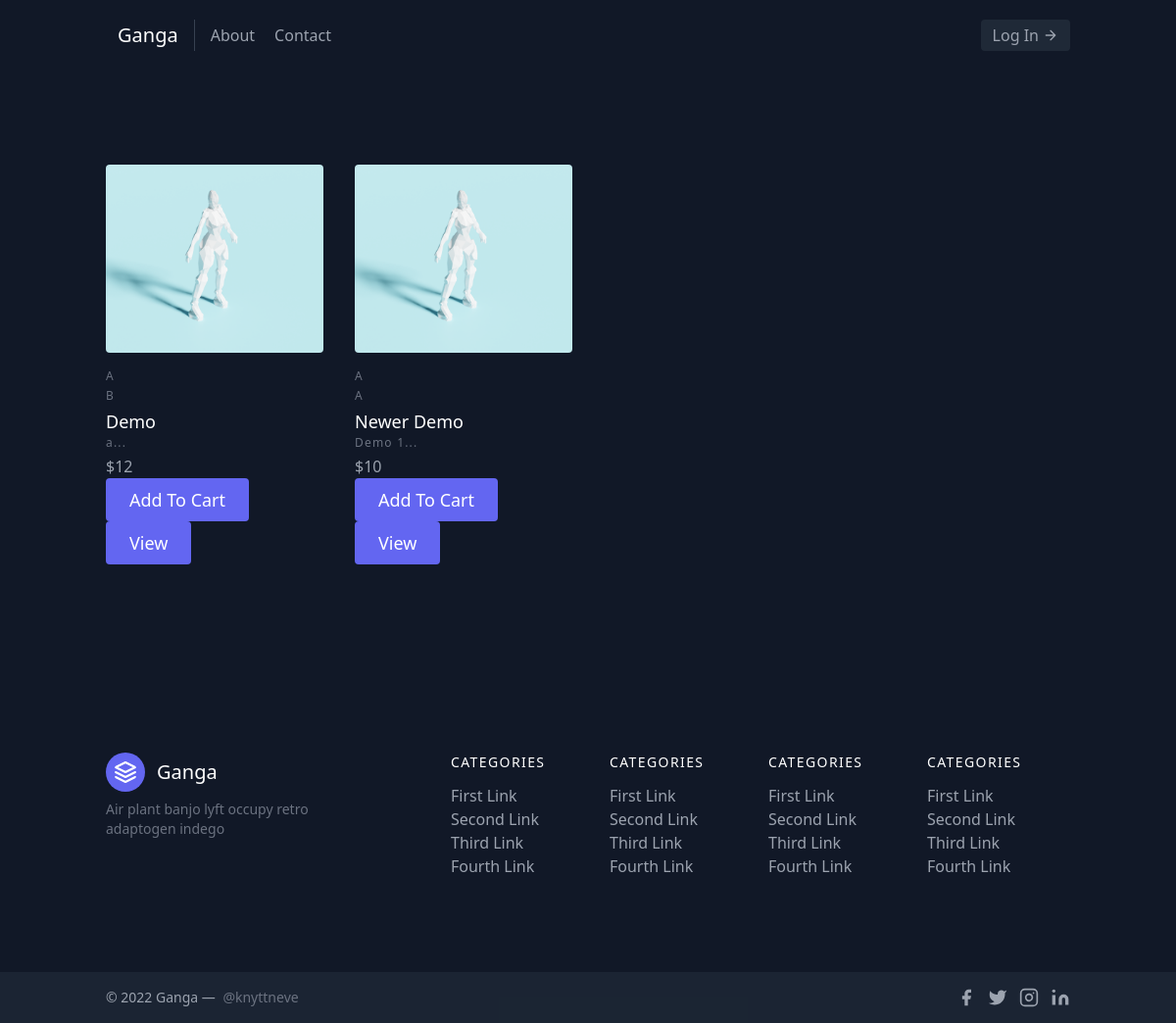
The app's page /shop/, older data.
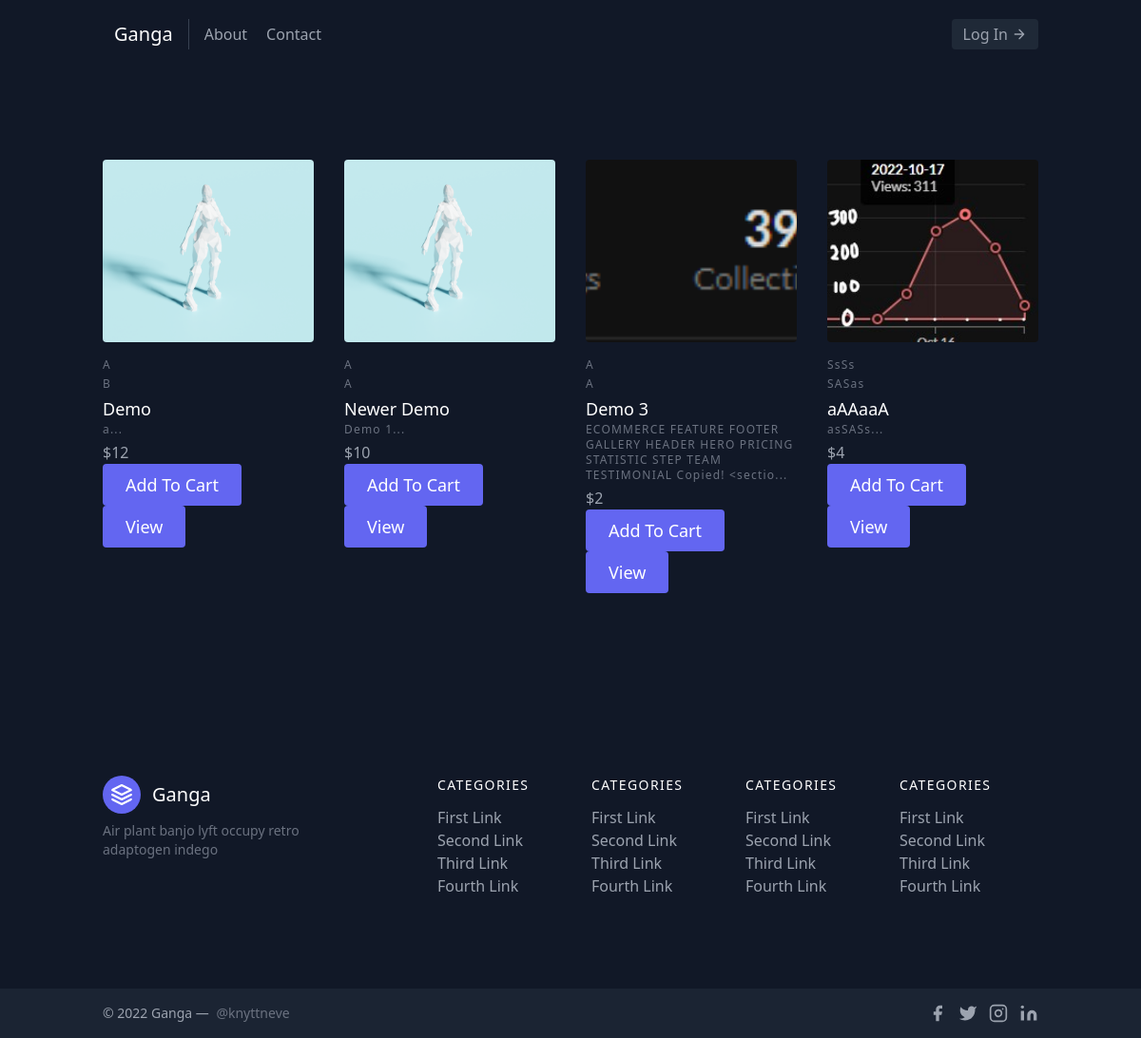
The same page, newer data.
### shop/models.py (models this page shows, shortened)
class Product(models.Model):
    product_id = models.AutoField
    product_name = models.CharField(max_length=50)
    desc = models.CharField(max_length=600)
    publish_date = models.DateField()
    category = models.CharField(max_length=50,default="")
    subcategory = models.CharField(max_length=50,default="")
    price = models.IntegerField(default=0)
    image = models.ImageField(upload_to="shop/images",default="")

### shop/views.py (the view)
# urls.py: path("",views.index,name="BlogHome"),
def index(requests):
    products = Product.objects.all()
    for product in products:
        product.desc = product.desc[0:100]
    params = {'products':products}
    params = _addUser(params)
    return render(requests,"shop/index.html",params)

### shop/views.py (called while the page is built)
def _addUser(params={}):
    if USER:
        params['user'] = USER
    return params

### shop/templates/shop/index.html (shortened to what this page needs)
{% extends 'shop/basic.html'%}
{% load static %}
{% block body%}
<section class="text-gray-400 bg-gray-900 body-font">
	<div class="container px-5 py-24 mx-auto">
		<div class="flex flex-wrap -m-4">
			{% for product in products %}
			<div class="lg:w-1/4 md:w-1/2 p-4 w-full">
				<a class="block relative h-48 rounded overflow-hidden">
					<img alt="ecommerce" class="object-cover object-center w-full h-full block"
						src="{{ product.image }}">
				</a>
				<div class="mt-4">
					<h3 class="text-gray-500 text-xs tracking-widest title-font mb-1">{{ product.category }}</h3>
					<h3 class="text-gray-500 text-xs tracking-widest title-font mb-1">{{ product.subcategory }}</h3>
					<h2 class="text-white title-font text-lg font-medium">{{product.product_name}}</h2>
					<h3 class="text-gray-500 text-xs tracking-widest title-font mb-1">{{ product.desc}}...</h3>
					<p class="mt-1">${{product.price}}</p>
				</div>
				<button id="{{product.id}}" name="add-cart"
					class="text-white bg-indigo-500 border-0 py-2 px-6 focus:outline-none hover:bg-indigo-600 rounded text-lg">Add
					To Cart</button>
				<a href="/product/{{product.id}}">
					<button id="view{{product.id}}"
						class="text-white bg-indigo-500 border-0 py-2 px-6 focus:outline-none hover:bg-indigo-600 rounded text-lg">View</button></a>
			</div>
			{% endfor %}
		</div>
	</div>
</section>
{% endblock %}

Row changes from the older to the newer data that the page shows:
added Product: image (picture), category "A", subcategory "A", product_name "Demo 3", desc "ECOMMERCE FEATURE FOOTER GALLERY HEADER HERO PRICING STATISTIC STEP TEAM TESTIMONIAL Copied! <sectio", price "2"
added Product: image (picture), category "SsSs", subcategory "SASas", product_name "aAAaaA", desc "asSASs", price "4"
